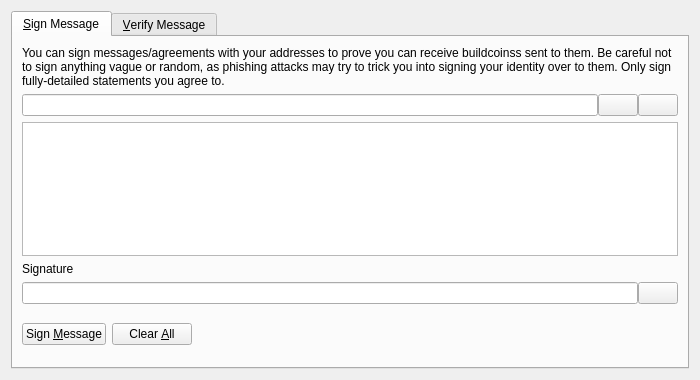
<?xml version="1.0" encoding="UTF-8"?>
<ui version="4.0">
 <class>SignVerifyMessageDialog</class>
 <widget class="QDialog" name="SignVerifyMessageDialog">
  <property name="geometry">
   <rect>
    <x>0</x>
    <y>0</y>
    <width>700</width>
    <height>380</height>
   </rect>
  </property>
  <property name="windowTitle">
   <string>Signatures - Sign / Verify a Message</string>
  </property>
  <property name="modal">
   <bool>true</bool>
  </property>
  <layout class="QVBoxLayout" name="verticalLayout">
   <item>
    <widget class="QTabWidget" name="tabWidget">
     <property name="currentIndex">
      <number>0</number>
     </property>
     <widget class="QWidget" name="tabSignMessage">
      <attribute name="title">
       <string>&amp;Sign Message</string>
      </attribute>
      <layout class="QVBoxLayout" name="verticalLayout_SM">
       <item>
        <widget class="QLabel" name="infoLabel_SM">
         <property name="text">
          <string>You can sign messages/agreements with your addresses to prove you can receive buildcoinss sent to them. Be careful not to sign anything vague or random, as phishing attacks may try to trick you into signing your identity over to them. Only sign fully-detailed statements you agree to.</string>
         </property>
         <property name="textFormat">
          <enum>Qt::PlainText</enum>
         </property>
         <property name="wordWrap">
          <bool>true</bool>
         </property>
        </widget>
       </item>
       <item>
        <layout class="QHBoxLayout" name="horizontalLayout_1_SM">
         <property name="spacing">
          <number>0</number>
         </property>
         <item>
          <widget class="QValidatedLineEdit" name="addressIn_SM">
           <property name="toolTip">
            <string>The Buildcoins address to sign the message with</string>
           </property>
          </widget>
         </item>
         <item>
          <widget class="QPushButton" name="addressBookButton_SM">
           <property name="toolTip">
            <string>Choose previously used address</string>
           </property>
           <property name="text">
            <string/>
           </property>
           <property name="icon">
            <iconset resource="../bitcoin.qrc">
             <normaloff>:/icons/address-book</normaloff>:/icons/address-book</iconset>
           </property>
           <property name="shortcut">
            <string>Alt+A</string>
           </property>
           <property name="autoDefault">
            <bool>false</bool>
           </property>
          </widget>
         </item>
         <item>
          <widget class="QPushButton" name="pasteButton_SM">
           <property name="toolTip">
            <string>Paste address from clipboard</string>
           </property>
           <property name="text">
            <string/>
           </property>
           <property name="icon">
            <iconset resource="../bitcoin.qrc">
             <normaloff>:/icons/editpaste</normaloff>:/icons/editpaste</iconset>
           </property>
           <property name="shortcut">
            <string>Alt+P</string>
           </property>
           <property name="autoDefault">
            <bool>false</bool>
           </property>
          </widget>
         </item>
        </layout>
       </item>
       <item>
        <widget class="QPlainTextEdit" name="messageIn_SM">
         <property name="toolTip">
          <string>Enter the message you want to sign here</string>
         </property>
        </widget>
       </item>
       <item>
        <widget class="QLabel" name="signatureLabel_SM">
         <property name="text">
          <string>Signature</string>
         </property>
         <property name="textFormat">
          <enum>Qt::PlainText</enum>
         </property>
        </widget>
       </item>
       <item>
        <layout class="QHBoxLayout" name="horizontalLayout_2_SM">
         <property name="spacing">
          <number>0</number>
         </property>
         <item>
          <widget class="QLineEdit" name="signatureOut_SM">
           <property name="font">
            <font>
             <italic>true</italic>
            </font>
           </property>
           <property name="readOnly">
            <bool>true</bool>
           </property>
          </widget>
         </item>
         <item>
          <widget class="QPushButton" name="copySignatureButton_SM">
           <property name="toolTip">
            <string>Copy the current signature to the system clipboard</string>
           </property>
           <property name="text">
            <string/>
           </property>
           <property name="icon">
            <iconset resource="../bitcoin.qrc">
             <normaloff>:/icons/editcopy</normaloff>:/icons/editcopy</iconset>
           </property>
           <property name="autoDefault">
            <bool>false</bool>
           </property>
          </widget>
         </item>
        </layout>
       </item>
       <item>
        <layout class="QHBoxLayout" name="horizontalLayout_3_SM">
         <item>
          <widget class="QPushButton" name="signMessageButton_SM">
           <property name="toolTip">
            <string>Sign the message to prove you own this Buildcoins address</string>
           </property>
           <property name="text">
            <string>Sign &amp;Message</string>
           </property>
           <property name="icon">
            <iconset resource="../bitcoin.qrc">
             <normaloff>:/icons/edit</normaloff>:/icons/edit</iconset>
           </property>
           <property name="autoDefault">
            <bool>false</bool>
           </property>
          </widget>
         </item>
         <item>
          <widget class="QPushButton" name="clearButton_SM">
           <property name="toolTip">
            <string>Reset all sign message fields</string>
           </property>
           <property name="text">
            <string>Clear &amp;All</string>
           </property>
           <property name="icon">
            <iconset resource="../bitcoin.qrc">
             <normaloff>:/icons/remove</normaloff>:/icons/remove</iconset>
           </property>
           <property name="autoDefault">
            <bool>false</bool>
           </property>
          </widget>
         </item>
         <item>
          <spacer name="horizontalSpacer_1_SM">
           <property name="orientation">
            <enum>Qt::Horizontal</enum>
           </property>
           <property name="sizeHint" stdset="0">
            <size>
             <width>40</width>
             <height>48</height>
            </size>
           </property>
          </spacer>
         </item>
         <item>
          <widget class="QLabel" name="statusLabel_SM">
           <property name="font">
            <font>
             <weight>75</weight>
             <bold>true</bold>
            </font>
           </property>
           <property name="text">
            <string/>
           </property>
           <property name="wordWrap">
            <bool>true</bool>
           </property>
          </widget>
         </item>
         <item>
          <spacer name="horizontalSpacer_2_SM">
           <property name="orientation">
            <enum>Qt::Horizontal</enum>
           </property>
           <property name="sizeHint" stdset="0">
            <size>
             <width>40</width>
             <height>48</height>
            </size>
           </property>
          </spacer>
         </item>
        </layout>
       </item>
      </layout>
     </widget>
     <widget class="QWidget" name="tabVerifyMessage">
      <attribute name="title">
       <string>&amp;Verify Message</string>
      </attribute>
      <layout class="QVBoxLayout" name="verticalLayout_VM">
       <item>
        <widget class="QLabel" name="infoLabel_VM">
         <property name="text">
          <string>Enter the receiver's address, message (ensure you copy line breaks, spaces, tabs, etc. exactly) and signature below to verify the message. Be careful not to read more into the signature than what is in the signed message itself, to avoid being tricked by a man-in-the-middle attack. Note that this only proves the signing party receives with the address, it cannot prove sendership of any transaction!</string>
         </property>
         <property name="textFormat">
          <enum>Qt::PlainText</enum>
         </property>
         <property name="alignment">
          <set>Qt::AlignLeading|Qt::AlignLeft|Qt::AlignTop</set>
         </property>
         <property name="wordWrap">
          <bool>true</bool>
         </property>
        </widget>
       </item>
       <item>
        <layout class="QHBoxLayout" name="horizontalLayout_1_VM">
         <property name="spacing">
          <number>0</number>
         </property>
         <item>
          <widget class="QValidatedLineEdit" name="addressIn_VM">
           <property name="toolTip">
            <string>The Buildcoins address the message was signed with</string>
           </property>
          </widget>
         </item>
         <item>
          <widget class="QPushButton" name="addressBookButton_VM">
           <property name="toolTip">
            <string>Choose previously used address</string>
           </property>
           <property name="text">
            <string/>
           </property>
           <property name="icon">
            <iconset resource="../bitcoin.qrc">
             <normaloff>:/icons/address-book</normaloff>:/icons/address-book</iconset>
           </property>
           <property name="shortcut">
            <string>Alt+A</string>
           </property>
           <property name="autoDefault">
            <bool>false</bool>
           </property>
          </widget>
         </item>
        </layout>
       </item>
       <item>
        <widget class="QPlainTextEdit" name="messageIn_VM"/>
       </item>
       <item>
        <widget class="QValidatedLineEdit" name="signatureIn_VM"/>
       </item>
       <item>
        <layout class="QHBoxLayout" name="horizontalLayout_2_VM">
         <item>
          <widget class="QPushButton" name="verifyMessageButton_VM">
           <property name="toolTip">
            <string>Verify the message to ensure it was signed with the specified Buildcoins address</string>
           </property>
           <property name="text">
            <string>Verify &amp;Message</string>
           </property>
           <property name="icon">
            <iconset resource="../bitcoin.qrc">
             <normaloff>:/icons/transaction_0</normaloff>:/icons/transaction_0</iconset>
           </property>
           <property name="autoDefault">
            <bool>false</bool>
           </property>
          </widget>
         </item>
         <item>
          <widget class="QPushButton" name="clearButton_VM">
           <property name="toolTip">
            <string>Reset all verify message fields</string>
           </property>
           <property name="text">
            <string>Clear &amp;All</string>
           </property>
           <property name="icon">
            <iconset resource="../bitcoin.qrc">
             <normaloff>:/icons/remove</normaloff>:/icons/remove</iconset>
           </property>
           <property name="autoDefault">
            <bool>false</bool>
           </property>
          </widget>
         </item>
         <item>
          <spacer name="horizontalSpacer_1_VM">
           <property name="orientation">
            <enum>Qt::Horizontal</enum>
           </property>
           <property name="sizeHint" stdset="0">
            <size>
             <width>40</width>
             <height>48</height>
            </size>
           </property>
          </spacer>
         </item>
         <item>
          <widget class="QLabel" name="statusLabel_VM">
           <property name="font">
            <font>
             <weight>75</weight>
             <bold>true</bold>
            </font>
           </property>
           <property name="text">
            <string/>
           </property>
           <property name="wordWrap">
            <bool>true</bool>
           </property>
          </widget>
         </item>
         <item>
          <spacer name="horizontalSpacer_2_VM">
           <property name="orientation">
            <enum>Qt::Horizontal</enum>
           </property>
           <property name="sizeHint" stdset="0">
            <size>
             <width>40</width>
             <height>48</height>
            </size>
           </property>
          </spacer>
         </item>
        </layout>
       </item>
      </layout>
     </widget>
    </widget>
   </item>
  </layout>
 </widget>
 <customwidgets>
  <customwidget>
   <class>QValidatedLineEdit</class>
   <extends>QLineEdit</extends>
   <header>qt/qvalidatedlineedit.h</header>
  </customwidget>
 </customwidgets>
 <resources>
  <include location="../bitcoin.qrc"/>
 </resources>
 <connections/>
</ui>
